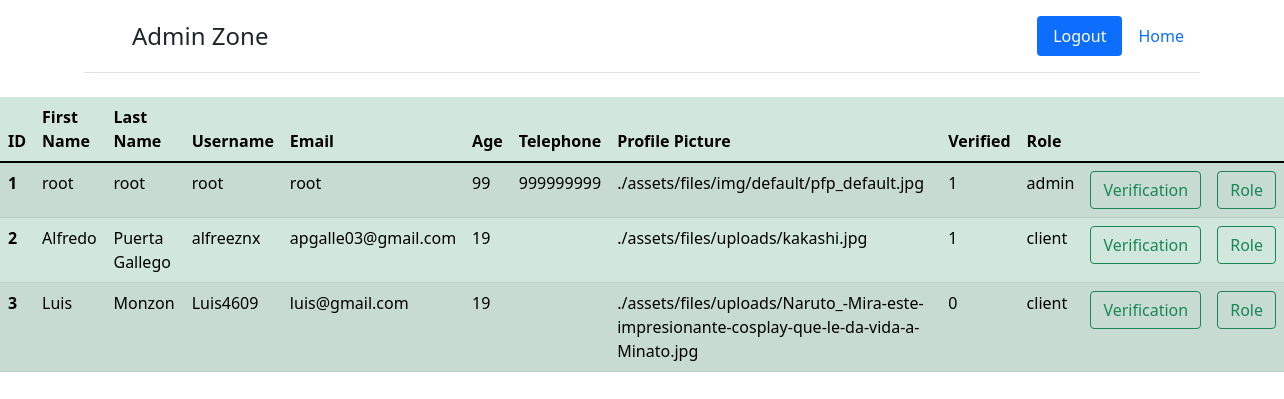
/admin.php (signed in), run on the app's committed database.
### tables this page shows
CREATE TABLE IF NOT EXISTS users (
  id int(10) NOT NULL AUTO_INCREMENT,
  usName varchar(30) NOT NULL,
  usSurname varchar(30) NOT NULL,
  username varchar(30) NOT NULL UNIQUE,
  email varchar(30) NOT NULL UNIQUE,
  age int(2) NOT NULL,
  telephone varchar(16) NOT NULL,
  passwd varchar(100) NOT NULL,
  pfp varchar(100) DEFAULT './assets/files/img/default/pfp_default.jpg',
  isActive BOOLEAN NOT NULL DEFAULT 0,
  usRole enum('admin', 'client') NOT NULL DEFAULT 'client',
    PRIMARY KEY (id)
);

### admin.php (the view, shortened to what this page needs)
<?php
    require_once 'utilities.php';
    $queryUsers = "SELECT * FROM users";
    $result = $bd->query($queryUsers);
    $resultUsers = $result->fetchAll();
?>
<!DOCTYPE html>
<html lang="en">
    <head>
        <link href="https://cdn.jsdelivr.net/npm/bootstrap@5.1.3/dist/css/bootstrap.min.css" rel="stylesheet">
    </head>
    <body>
        <div class="container">
            <header class="d-flex flex-wrap justify-content-center py-3 mb-4 border-bottom">
            <a href="#" class="d-flex align-items-center mb-3 mb-md-0 me-md-auto text-dark text-decoration-none">
                <svg class="bi me-2" width="40" height="32"><use xlink:href="#bootstrap"/></svg>
                <span class="fs-4">Admin Zone</span>
            </a>
            <ul class="nav nav-pills">
                <li class="nav-item"><a href="logout.php" class="nav-link active" aria-current="page">Logout</a></li>
                <li class="nav-item"><a href="chats.php" class="nav-link">Home</a></li>
            </ul>
            </header>
        </div>
        <table class="table table-success table-striped">
            <thead>
                <tr>
                <th scope="col">ID</th>
                <th scope="col">First Name</th>
                <th scope="col">Last Name</th>
                <th scope="col">Username</th>
                <th scope="col">Email</th>
                <th scope="col">Age</th>
                <th scope="col">Telephone</th>
                <th scope="col">Profile Picture</th>
                <th scope="col">Verified</th>
                <th scope="col">Role</th>
                <th scope="col"></th>
                <th scope="col"></th>
                </tr>
            </thead>
            <tbody>
            <?php foreach($resultUsers as $user) : ?>
                    <tr>
                    <th scope='row'><?=$user['id']?></th>
                    <td><?=$user['usName']?></td>
                    <td><?=$user['usSurname']?></td>
                    <td><?=$user['username']?></td>
                    <td><?=$user['email']?></td>
                    <td><?=$user['age']?></td>
                    <td><?=$user['telephone']?></td>
                    <td><?=$user['pfp']?></td>
                    <td><?=$user['isActive']?></td>
                    <td><?=$user['usRole']?></td>
                    <td><a class="btn btn-outline-success" href="index.php?page=admin&verification=1&user-id=<?=$user['id']?>" role="button">Verification</a></td>
                    <td><a class="btn btn-outline-success" href="index.php?page=admin&role=1&user-id=<?=$user['id']?>" role="button">Role</a></td>
                    </tr>
            <?php endforeach; ?>
            </tbody>
        </table>
    </body>
</html>

### data on the page
users: id "1", usName "root", usSurname "root", username "root", email "root", age "99", telephone "999999999", pfp "./assets/files/img/default/pfp_default.jpg", isActive "1", usRole "admin"
users: id "2", usName "Alfredo", usSurname "Puerta Gallego", username "alfreeznx", email "apgalle03@gmail.com", age "19", pfp "./assets/files/uploads/kakashi.jpg", isActive "1", usRole "client"
users: id "3", usName "Luis", usSurname "Monzon", username "Luis4609", email "luis@gmail.com", age "19", pfp "./assets/files/uploads/Naruto_-Mira-este-impresionante-cosplay-que-le-da-vida-a-Minato.jpg", isActive "0", usRole "client"
